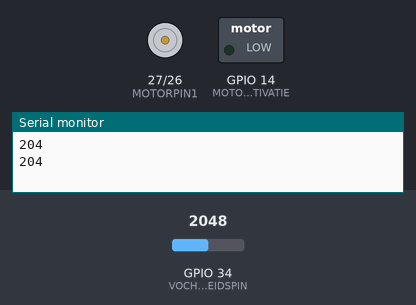
Bench run of a sketch on a simulated ESP32. Shown: motor-driver pin pairs drawn as motors (green arrow = first pin HIGH = forward, orange = second pin HIGH = backward, longer = more drive), switched loads named in the sketch (green lamp = pin HIGH), the last lines printed to the serial monitor. Inputs (shaded band) come from the test bench; at power-on: GPIO 34 (VOCHTIGHEIDSPIN) = 2048. WiFi joins after 1.5 s; servers stay silent unless stated.

Above: at 5.8 s.
5.9 s: GPIO 34 (VOCHTIGHEIDSPIN) set to 1837
11.9 s: GPIO 34 (VOCHTIGHEIDSPIN) set to 1731
At 16.3 s:
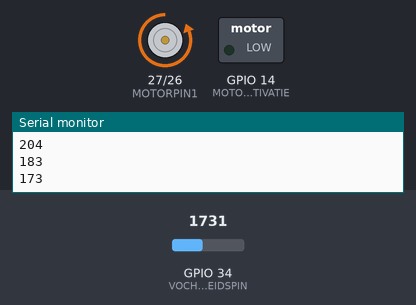
Timing chart, 0 to 17.8 s (numbered marks = the images above; inputs shaded):
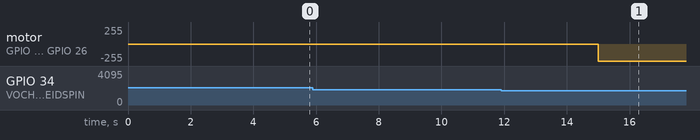

The sketch:

server.ino
```cpp
#include <WiFi.h>
#include <HTTPClient.h>
#include <UrlEncode.h>

int VOCHTIGHEIDSPIN = 34;  // Bodemvochtigheidssensor (analoge input GPIO34)
int WATERNIVEAUPIN = 35;     // Waterniveausensor (analoge input GPIO35)

int MOTORPIN1 = 27;
int MOTORPIN2 = 26;
int MOTORACTIVATIE = 14;

int vochtigheid = 0;
int waterniveau = 0;

int teller = 0;

// Netwerk setup (makkelijkst met hotspot)
const char* ssid = "solarplant";
const char* password = "solarplant";

String phoneNumber = "TEL";
String apiKey = "API"; // Instructies: https://www.callmebot.com/blog/free-api-whatsapp-messages/

void setup() {
  pinMode(MOTORPIN1, OUTPUT);
  pinMode(MOTORPIN2, OUTPUT);
  pinMode(MOTORACTIVATIE, OUTPUT);
  WiFi.begin(ssid, password);
  Serial.begin(9600);
}

void loop() {
  test_vochtigheid();
  test_waterniveau();
  delay(5000);
}

void test_vochtigheid() {
  vochtigheid = analogRead(VOCHTIGHEIDSPIN);
  vochtigheid = vochtigheid/10;
  Serial.println(vochtigheid);
  if(vochtigheid<180) // TODO nog experimenteren met waarden
  {
    motor_open();
    delay(10000); // Aantal seconden dat het buisje open staat
    motor_toe();
    teller = teller + 1;
  }
}

void test_waterniveau() {
  if (teller > 1) {
    stuur_melding("Het water is bijna op!");
    teller = 0;
  }
}

void motor_open() {
  digitalWrite(MOTORPIN1, LOW);
  digitalWrite(MOTORPIN2, HIGH);
}

void motor_toe() {
  digitalWrite(MOTORPIN1, LOW);
  digitalWrite(MOTORPIN2, LOW);
}

void stuur_melding(String bericht) {
  // Data to send with HTTP POST
  String url = "https://api.callmebot.com/whatsapp.php?phone=" + phoneNumber + "&apikey=" + apiKey + "&text=" + urlEncode(bericht);
  HTTPClient http;
  http.begin(url);

  // Specify content-type header
  http.addHeader("Content-Type", "application/x-www-form-urlencoded");

  // Send HTTP POST request
  int httpResponseCode = http.POST(url);
  if (httpResponseCode == 200){
    Serial.print("Message sent successfully");
  }
  else{
    Serial.println("Error sending the message");
    Serial.print("HTTP response code: ");
    Serial.println(httpResponseCode);
  }
  http.end();
}
```

Measured:
- the behaviour switches between 1800 and 1799 on GPIO 34 (VOCHTIGHEIDSPIN) (found by bisection; images 0 and 1)
- after the input at 11.9 s, motor on GPIO 27 (MOTORPIN1) / GPIO 26 (MOTORPIN2): stopped → backward 255/255 after 3.1 s
